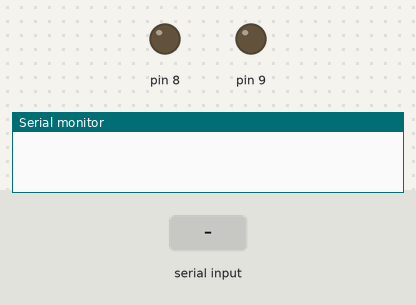
Simulated run of this sketch. Board: Arduino Uno, built with avr-gcc and run on an emulated ATmega328P. On the bench: output pins drawn as LEDs (lit = HIGH), the last lines printed to the serial monitor. Inputs (shaded band) come from the test bench.

Above: at 1.2 s.
1.3 s: "a" received over Serial
At 1.41 s:
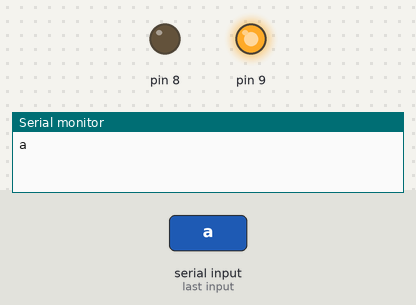
2.9 s: "b" received over Serial
At 3.6 s:
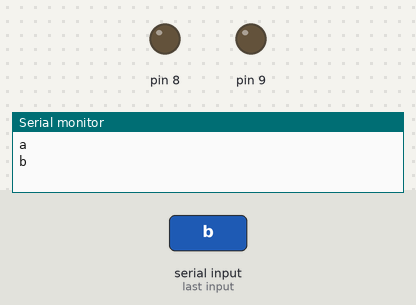
Timing chart, 0 to 5.9 s (numbered marks = the images above; inputs shaded):
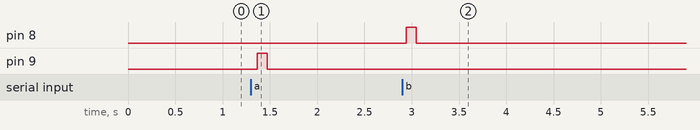

Measured:
- after the input at 1.3 s, pin 9: LOW → HIGH after 0.07 s, → LOW 0.11 s later
- after the input at 2.9 s, pin 8: LOW → HIGH at once, → LOW 0.11 s later

The sketch:

Controle_de_dire__o_bluetooth.ino
```cpp
char val;

void setup()
{
  Serial.begin(9600);
  pinMode(9,OUTPUT);
  pinMode(8,OUTPUT);
}

void loop()
{
  if(Serial.available()>0)
  {
     val = Serial.read();

    Serial.println(val);

    if(val == 'a')
    {
      digitalWrite(9,HIGH);
    }
    if(val == 'b')
    {
      digitalWrite(8,HIGH);
    }

  }
    else
    {
      digitalWrite(9,LOW);
      digitalWrite(8,LOW);
    }

    delay(105);
}
```
